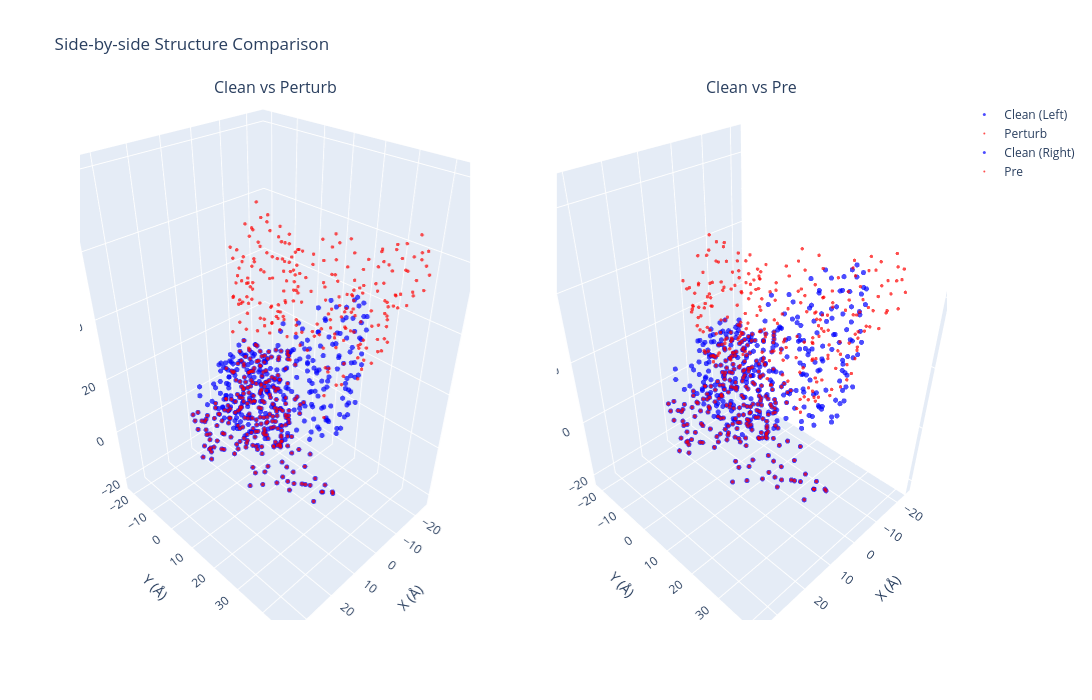

Write notebook code for a chart like this one.
### Markdown cell above
# 全链长，bb分析

### Code cell
import torch
import numpy as np
import plotly.graph_objects as go
from plotly.subplots import make_subplots

def visualize_side_by_side(
    coords_clean: torch.Tensor,
    coords_perturb: torch.Tensor,
    coords_pre: torch.Tensor,
    atom_idx: int = 1,  # CA # 1
    output_html: str = None
):
    """Plotly 交互式 3D 图，左右双视图排版"""
    
    # 提取坐标数据
    clean_ca = coords_clean[:, atom_idx].cpu().numpy()
    perturb_ca = coords_perturb[:, atom_idx].cpu().numpy()
    pre_ca = coords_pre[:, atom_idx].cpu().numpy()
    
    # 1. 创建 1行2列 的子图，必须指定 type 为 'scene' 支持 3D
    fig = make_subplots(
        rows=1, cols=2,
        specs=[[{'type': 'scene'}, {'type': 'scene'}]],
        subplot_titles=("Clean vs Perturb", "Clean vs Pre")
    )
    
    # ================= 左侧图 (row=1, col=1): Clean vs Perturb =================
    fig.add_trace(go.Scatter3d(
        x=clean_ca[:, 0], y=clean_ca[:, 1], z=clean_ca[:, 2],
        mode='markers', name='Clean (Left)',
        line=dict(width=2, color='blue'),
        marker=dict(size=3, color='blue', opacity=0.7)
    ), row=1, col=1)
    
    fig.add_trace(go.Scatter3d(
        x=perturb_ca[:, 0], y=perturb_ca[:, 1], z=perturb_ca[:, 2],
        mode='markers', name='Perturb',
        line=dict(width=1, color='red'),
        marker=dict(size=2, color='red', opacity=0.7)
    ), row=1, col=1)
    
    # ================= 右侧图 (row=1, col=2): Clean vs Pre =================
    fig.add_trace(go.Scatter3d(
        x=clean_ca[:, 0], y=clean_ca[:, 1], z=clean_ca[:, 2],
        mode='markers', name='Clean (Right)',
        line=dict(width=2, color='blue'),
        marker=dict(size=3, color='blue', opacity=0.7)
    ), row=1, col=2)
    
    fig.add_trace(go.Scatter3d(
        x=pre_ca[:, 0], y=pre_ca[:, 1], z=pre_ca[:, 2],
        mode='markers', name='Pre',
        # 这里我用了绿色来区分第二个视图，你也可以改回红色 green
        line=dict(width=1, color='red'), 
        marker=dict(size=2, color='red', opacity=0.7)
    ), row=1, col=2)
    
    # ================= 统一设置布局 =================
    # 定义通用的 3D 坐标轴设定
    scene_layout = dict(
        xaxis_title='X (Å)',
        yaxis_title='Y (Å)',
        zaxis_title='Z (Å)',
        aspectmode='data'  # 保持 1:1:1 比例
    )
    
    fig.update_layout(
        title_text="Side-by-side Structure Comparison",
        # 在 subplots 中，3D 视图的 layout 参数名为 scene (左图) 和 scene2 (右图)
        scene=scene_layout,   
        scene2=scene_layout,  
        width=1200,  # 加宽一点以适应两个图并排
        height=700,
        showlegend=True
    )
    
    if output_html:
        fig.write_html(output_html)
        print(f"✅ Interactive side-by-side plot saved: {output_html}")
    
    fig.show()

# 加载文件
loaded_dict = torch.load(
    '/root/private_data/luog/codex/IgGM2/see/seefile/S0721_1784772398.pt',
    map_location='cpu',    
    weights_only=True       
)

# 提取张量
coords_clean = loaded_dict['clean'].squeeze(0).detach()
coords_perturb = loaded_dict['perturb'].squeeze(0).detach()
coords_pre = loaded_dict['pre'].squeeze(0).detach() # [20:35,:,:] 

# 一次性调用左右可视化函数
visualize_side_by_side(
    coords_clean=coords_clean,
    coords_perturb=coords_perturb,
    coords_pre=coords_pre
)

# print(loaded_dict['clean'].squeeze(0)[20:30,:,:])
# print(loaded_dict['perturb'].squeeze(0)[20:30,:,:])

### Figure 1 — Plotly figure (JSON) as saved in the notebook; plotly's stock layout.template omitted (floating-point values rounded to 4 significant figures; data arrays with more than 128 entries replaced by an {"elided": "..."} marker saying what was removed)
{"data": [{"line": {"color": "blue", "width": 2}, "marker": {"color": "blue", "opacity": 0.7, "size": 3}, "mode": "markers", "name": "Clean (Left)", "scene": "scene", "type": "scatter3d", "x": {"elided": "486 float values"}, "y": {"elided": "486 float values"}, "z": {"elided": "486 float values"}}, {"line": {"color": "red", "width": 1}, "marker": {"color": "red", "opacity": 0.7, "size": 2}, "mode": "markers", "name": "Perturb", "scene": "scene", "type": "scatter3d", "x": {"elided": "486 float values"}, "y": {"elided": "486 float values"}, "z": {"elided": "486 float values"}}, {"line": {"color": "blue", "width": 2}, "marker": {"color": "blue", "opacity": 0.7, "size": 3}, "mode": "markers", "name": "Clean (Right)", "scene": "scene2", "type": "scatter3d", "x": {"elided": "486 float values"}, "y": {"elided": "486 float values"}, "z": {"elided": "486 float values"}}, {"line": {"color": "red", "width": 1}, "marker": {"color": "red", "opacity": 0.7, "size": 2}, "mode": "markers", "name": "Pre", "scene": "scene2", "type": "scatter3d", "x": {"elided": "486 float values"}, "y": {"elided": "486 float values"}, "z": {"elided": "486 float values"}}], "layout": {"annotations": [{"font": {"size": 16}, "showarrow": false, "text": "Clean vs Perturb", "x": 0.225, "xanchor": "center", "xref": "paper", "y": 1, "yanchor": "bottom", "yref": "paper"}, {"font": {"size": 16}, "showarrow": false, "text": "Clean vs Pre", "x": 0.775, "xanchor": "center", "xref": "paper", "y": 1, "yanchor": "bottom", "yref": "paper"}], "height": 700, "scene": {"aspectmode": "data", "domain": {"x": [0, 0.45], "y": [0, 1]}, "xaxis": {"title": {"text": "X (Å)"}}, "yaxis": {"title": {"text": "Y (Å)"}}, "zaxis": {"title": {"text": "Z (Å)"}}}, "scene2": {"aspectmode": "data", "domain": {"x": [0.55, 1], "y": [0, 1]}, "xaxis": {"title": {"text": "X (Å)"}}, "yaxis": {"title": {"text": "Y (Å)"}}, "zaxis": {"title": {"text": "Z (Å)"}}}, "showlegend": true, "title": {"text": "Side-by-side Structure Comparison"}, "width": 1200}}
